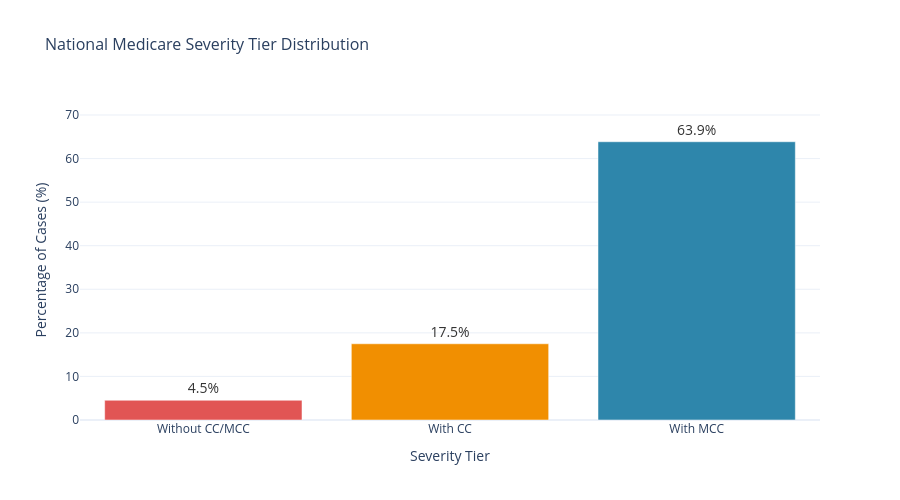

The cell this chart's notebook holds for it:
### Markdown cell above
## Chart 2: Severity Tier Distribution (National)

### Code cell
# Create national severity tier distribution
# The hospital-level data has pct_without_CC, pct_with_CC, pct_with_MCC (already in %)
if 'pct_without_CC' in revenue_data.columns:
    without_cc = revenue_data['pct_without_CC'].dropna().mean()
    with_cc = revenue_data['pct_with_CC'].dropna().mean()
    with_mcc = revenue_data['pct_with_MCC'].dropna().mean()
elif 'without_cc' in revenue_data.columns:
    without_cc = revenue_data['without_cc'].mean() * 100
    with_cc = revenue_data['with_cc'].mean() * 100
    with_mcc = revenue_data['with_mcc'].mean() * 100
else:
    total_without = severity_data['without_CC'].sum()
    total_cc = severity_data['with_CC'].sum()
    total_mcc = severity_data['with_MCC'].sum()
    grand_total = total_without + total_cc + total_mcc
    without_cc = total_without / grand_total * 100
    with_cc = total_cc / grand_total * 100
    with_mcc = total_mcc / grand_total * 100

print(f"National severity distribution:")
print(f"  Without CC/MCC: {without_cc:.1f}%")
print(f"  With CC: {with_cc:.1f}%")
print(f"  With MCC: {with_mcc:.1f}%")

# Use a vertical bar chart so each tier is clearly visible
tiers = ['Without CC/MCC', 'With CC', 'With MCC']
values = [without_cc, with_cc, with_mcc]
colors = [COLORS['danger'], COLORS['accent'], COLORS['primary']]

fig2 = go.Figure(data=[
    go.Bar(
        x=tiers,
        y=values,
        marker_color=colors,
        text=[f'{v:.1f}%' for v in values],
        textposition='outside',
        textfont=dict(size=14, color='#333')
    )
])

fig2.update_layout(
    title='National Medicare Severity Tier Distribution',
    yaxis_title='Percentage of Cases (%)',
    xaxis_title='Severity Tier',
    template='plotly_white',
    height=500,
    width=900,
    showlegend=False,
    font=dict(size=12),
    title_font_size=16,
    yaxis_range=[0, max(values) * 1.15]
)

fig2.show()
save_chart(fig2, 'chart2_severity_national')

### Figure 1 — Plotly figure (JSON) as saved in the notebook; plotly's stock layout.template omitted (floating-point values rounded to 4 significant figures)
{"data": [{"marker": {"color": ["#E15554", "#F18F01", "#2E86AB"]}, "text": ["4.5%", "17.5%", "63.9%"], "textfont": {"color": "#333", "size": 14}, "textposition": "outside", "type": "bar", "x": ["Without CC/MCC", "With CC", "With MCC"], "y": [4.53, 17.49, 63.86]}], "layout": {"font": {"size": 12}, "height": 500, "showlegend": false, "title": {"font": {"size": 16}, "text": "National Medicare Severity Tier Distribution"}, "width": 900, "xaxis": {"title": {"text": "Severity Tier"}}, "yaxis": {"range": [0, 73.44], "title": {"text": "Percentage of Cases (%)"}}}}
